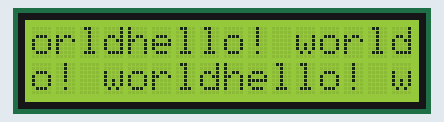
Bench run of a sketch on a simulated Arduino Uno, built with avr-gcc and run on an emulated ATmega328P. Shown: 16×2 character LCD.

Above: at 0.82 s.
At 5.55 s:
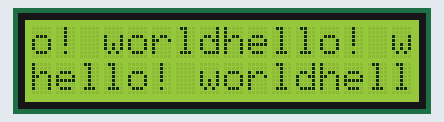
At 10.32 s:
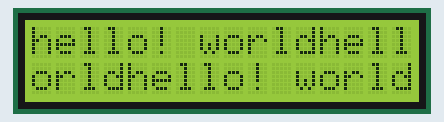
At 19.46 s:
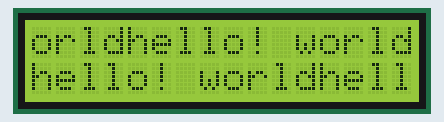
At 28.91 s:
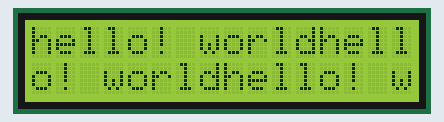
At 38.41 s:
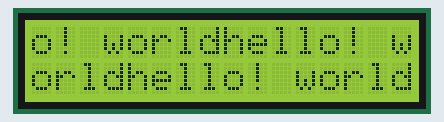

The sketch:

lcd.ino
```cpp
#include<LiquidCrystal.h>

LiquidCrystal lcd(12, 11, 5, 4, 3, 2);  // sets the interfacing pins

void setup()
{
  lcd.begin(16, 2);  // initializes the 16x2 LCD
  lcd.print("hello! world");
}


void loop()
{
  lcd.print("hello! world");
  delay(100);
}
```
